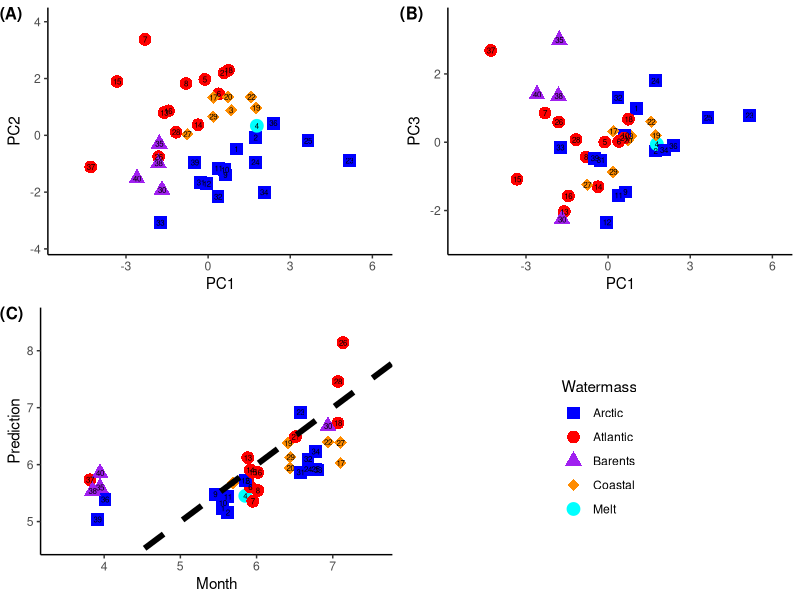

Here is the R script that generated this plot:
# This script produces biplots of the leading important 
# Principal Components of the dataset of western Barents Sea
# Environmental conditions associated with the phytoplankton samples.

setwd('D:/Documents/')
# You will need to set the path to the location
# that you saved the following file

# 'Environment_40.csv'


# If you do not have a package, run the code 'install.packages('package name')'
library(ggplot2)
# Plotting package
library(ggpubr)
# Combine subplots
library(cowplot)
# Extracting plot elements


Environment<-read.csv('Environment_40.csv')
# Load the data





Julian<-Environment$Julian
# The Julian day of sample collection
J<-(Julian/365)*12 
# Quick conversion of Julian day to months (rough)

explan<-prcomp(Environment[,-c(11:14)],scale=T)
# PCA decomposition 

hydrog_vector<-rep('Barents',dim(Environment)[1])
hydrog_vector[which(Environment$temp <0 & Environment$salinity <34.8)]<- 'Arctic' #Arw
hydrog_vector[which(Environment$temp >0 & Environment$temp <3 & Environment$salinity <34.4)]<- 'Melt' #Mw
hydrog_vector[which(Environment$temp >3 & Environment$salinity <34.8)]<- 'Coastal' #Cw
hydrog_vector[which(Environment$temp >3 & Environment$salinity >34.8)]<- 'Atlantic' #AtW
# Define Watermasses

d<-data.frame(cbind(explan$x,hydrog_vector))
colnames(d)[11]<-'Watermass'
# Make dataframe

d<-cbind(d,J)
colnames(d)[12]<-'Month'
d[,1:10]<-as.matrix(sapply(d[,1:10], as.character ))  
d[,1:10]<-as.matrix(sapply(d[,1:10], as.numeric ))  
# Combine month-of-sampling with dataframe


PC1_2<-ggplot(data=d,aes(x=PC1,y=PC2,col=Watermass))+ # Produce a plot with the dataframe; PC1-2 space
scale_x_continuous(expand = c(0.15, 0.15)) + scale_y_continuous(expand = c(0.15, 0.15))+ # Margin limits
geom_point(aes(shape=Watermass,col=Watermass),size=4)+ # Define colours as watermass
scale_colour_manual("Watermass", values = c("Arctic" = "blue", "Atlantic" = "red", "Barents" = 'purple', "Coastal" = 'darkorange', "Melt" = 'cyan'))+
scale_shape_manual("Watermass", values = c("Arctic" = 15, "Atlantic" = 16, "Barents" = 17, "Coastal" = 18, "Melt" = 19))+
geom_text(label=c(1:40),col='black',size=2)+
theme(legend.position='right',
axis.line.x=element_line(),
axis.line.y=element_line(),
panel.background=element_blank())

# Type 'PC1_2' directly in the terminal to view this plot

legend<-cowplot::get_legend(PC1_2)
# Extract the plot legend for later use

PC1_2<-ggplot(data=d,aes(x=PC1,y=PC2,col=Watermass))+
scale_x_continuous(expand = c(0.15, 0.15)) + scale_y_continuous(expand = c(0.15, 0.15))+
geom_point(aes(shape=Watermass,col=Watermass),size=4)+
scale_colour_manual("Watermass", values = c("Arctic" = "blue", "Atlantic" = "red", "Barents" = 'purple', "Coastal" = 'darkorange', "Melt" = 'cyan'))+
scale_shape_manual("Watermass", values = c("Arctic" = 15, "Atlantic" = 16, "Barents" = 17, "Coastal" = 18, "Melt" = 19))+
geom_text(label=c(1:40),col='black',size=2)+
theme(legend.position='none',
axis.line.x=element_line(),
axis.line.y=element_line(),
panel.background=element_blank())
# Remove plot legend from figure

PC1_3<-ggplot(data=d,aes(x=PC1,y=PC3,col=Watermass))+
scale_x_continuous(expand = c(0.15, 0.15)) + scale_y_continuous(expand = c(0.15, 0.15))+
geom_point(aes(shape=Watermass,col=Watermass),size=4)+
scale_colour_manual("Watermass", values = c("Arctic" = "blue", "Atlantic" = "red", "Barents" = 'purple', "Coastal" = 'darkorange', "Melt" = 'cyan'))+
scale_shape_manual("Watermass", values = c("Arctic" = 15, "Atlantic" = 16, "Barents" = 17, "Coastal" = 18, "Melt" = 19))+
geom_text(label=c(1:40),col='black',size=2)+
theme(legend.position='none',
axis.line.x=element_line(),
axis.line.y=element_line(),
panel.background=element_blank())

# PC1-3 space plot

# We will now produce a plot showing that PC5-6 are predictive of the sampling seasonality
d2<-as.data.frame(cbind(J,predict(lm(J~explan$x[,6]+explan$x[,5])),hydrog_vector))
# Linear additive model relates PC5,6 and month-of-sampling
colnames(d2)<-c('Month','Prediction','Watermass')
d2$Month<-as.numeric(as.character(d2$Month))
d2$Prediction<-as.numeric(as.character(d2$Prediction))

Predict_plot<-ggplot(data=d2,aes(x=Month,y=Prediction,col=Watermass))+
scale_x_continuous(expand = c(0.15, 0.15)) + scale_y_continuous(expand = c(0.15, 0.15))+
geom_point(aes(shape=Watermass,col=Watermass),size=4)+
scale_colour_manual("Watermass", values = c("Arctic" = "blue", "Atlantic" = "red", "Barents" = 'purple', "Coastal" = 'darkorange', "Melt" = 'cyan'))+
scale_shape_manual("Watermass", values = c("Arctic" = 15, "Atlantic" = 16, "Barents" = 17, "Coastal" = 18, "Melt" = 19))+
geom_text(label=c(1:40),col='black',size=2)+
geom_abline(intercept=0,slope=1,size=2,linetype='dashed')+
theme(legend.position='none',
axis.line.x=element_line(),
axis.line.y=element_line(),
panel.background=element_blank())

# Produce a plot of the prediction verses the actual time of sampling


ggarrange(ncol=2,nrow=2,PC1_2,PC1_3,Predict_plot,
legend,labels=c('(A)','(B)','(C)'),font.label=c(size=12),hjust=0.01)

# Combine the plots into a single image


